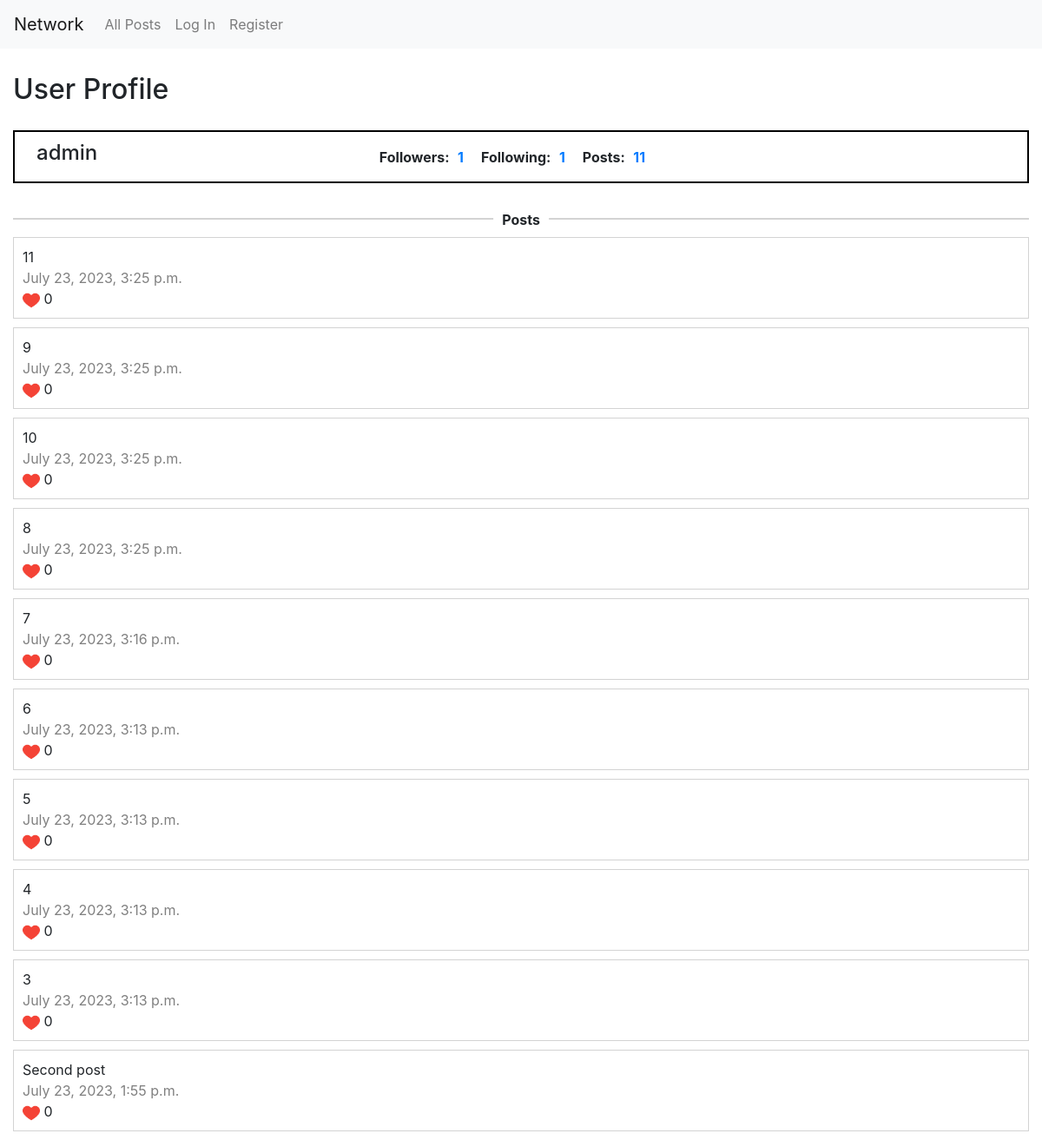
/profile/admin, run on the app's committed database.
### network/models.py (models this page shows, shortened)
class User(AbstractUser):
    following = models.ManyToManyField("self", blank=True, symmetrical=False, related_name="followers")

class Post(models.Model):
    user = models.ForeignKey("User", on_delete=models.CASCADE, related_name="posts")
    content = models.TextField(max_length=255)
    timestamp = models.DateTimeField(auto_now_add=True)
    def likes_count(self):
        return self.likes.filter(like=True).count()

### network/views.py (the view)
# urls.py: path("profile/<str:username>", views.user_profile, name="user_profile"),
def user_profile(request, username):
    try:
        user = get_object_or_404(User, username=username)
        return render(request, 'network/profile.html', {
            'followers': user.followers.count(),
            'following': user.following.count(),
            'posts_count': user.posts.count(),
            'posts': user.posts.order_by("-timestamp")[:posts_load_limit],
            'user': request.user,
            'profile_user': user
        })
    except User.DoesNotExist:
        return Http404("User does not exist")

### network/templates/network/profile.html (shortened to what this page needs)
{% extends "network/layout.html" %}
{% load static %}
{% block body %}
    <div class="container-fluid mt-4">
        <h2>User Profile</h2>
        <div id="user-profile-container" class="row align-items-center" data-username="{{ profile_user.username }}">
            <div class="col-3">
                <h4>{{ profile_user.username }}</h4>
            </div>
            <div class="col-6 d-flex justify-content-center">
                <div class="profile-stat">
                    <span class="stat-label">Followers:</span>
                    <span class="stat-value" id="profile-followers">{{ followers }}</span>
                </div>
                <div class="profile-stat">
                    <span class="stat-label">Following:</span>
                    <span class="stat-value">{{ following }}</span>
                </div>
                <div class="profile-stat">
                    <span class="stat-label">Posts:</span>
                    <span class="stat-value">{{ posts_count }}</span>
                </div>
            </div>
        </div>
        <hr class="separator">
        <div class="posts-container">
            {% for post in posts %}
                <div class="post">
                    <div>{{ post.content }}</div>
                    <div class="timestamp">{{ post.timestamp }}</div>
                    <div class="likes">
                        <img src="{% static 'network/likes-icon.png' %}" alt="Likes" width="20" height="20">
                        <span>{{ post.likes_count }}</span>
                    </div>
                </div>
            {% endfor %}
        </div>
    </div>
{% endblock body %}

### network/static/network/styles.css (style rules this page uses)
body { padding-top: 60px; }
.post { border: 1px solid lightgrey; padding: 10px 10px 10px 10px; margin: 0 0 10px 0; }
.timestamp { color: grey; }
#user-profile-container { border: 2px solid black; margin: 20px 0 10px 0; padding: 10px; }
.profile-stat { display: inline-block; margin-right: 20px; }
.stat-label { font-weight: bold; margin-right: 5px; }
.stat-value { color: #007bff; font-weight: bold; }
.separator { position: relative; border: none; height: 2px; background-color: lightgrey; margin: 30px 0 20px 0; }
.separator::before { content: "Posts"; position: absolute; top: -10px; left: 50%; transform: translateX(-50%); padding: 0 10px; background-color: white; font-weight: bold; }
.container-fluid { display: flex; flex-direction: column; }
.posts-container { flex: 1; overflow-y: auto; }

### data on the page
User: username "admin"
Post: content "11", timestamp "July 23, 2023, 3:25 p.m.", likes_count "0"
Post: content "9", timestamp "July 23, 2023, 3:25 p.m.", likes_count "0"
Post: content "10", timestamp "July 23, 2023, 3:25 p.m.", likes_count "0"
Post: content "8", timestamp "July 23, 2023, 3:25 p.m.", likes_count "0"
Post: content "7", timestamp "July 23, 2023, 3:16 p.m.", likes_count "0"
Post: content "6", timestamp "July 23, 2023, 3:13 p.m.", likes_count "0"
Post: content "5", timestamp "July 23, 2023, 3:13 p.m.", likes_count "0"
Post: content "4", timestamp "July 23, 2023, 3:13 p.m.", likes_count "0"
Post: content "3", timestamp "July 23, 2023, 3:13 p.m.", likes_count "0"
Post: content "Second post", timestamp "July 23, 2023, 1:55 p.m.", likes_count "0"

### other printed values
{{ followers }} "1"
{{ following }} "1"
{{ posts_count }} "11"
